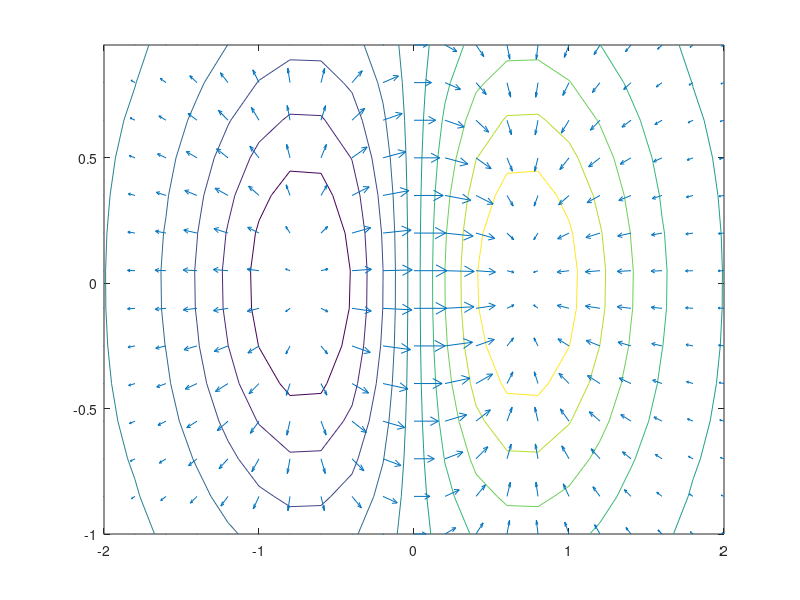

This chart was generated by the following MATLAB code: (Note: this script raises an error after producing the figure.)


clear;


x = -2: 0.2 : 2; 
y = (-1: 0.15 : 1)';
z = x .* exp(-x.^2 - y.^2);
[px,py] = gradient(z, 0.2, 0.2);
contour(x,y,z), hold on
quiver(x,y,px,py), hold off




%g123 sdf sdsdf


X(:, :, 1) = [
    1, 2;
    3, 4;
    5, 6
];

X(:, :, 2) = [
    11, 12;
    13, 14;
    15, 16
];

X(:, :, 3) = [
    111, 112;
    113, 114;
    115, 116
];

X(:, :, 4) = [
    1111, 1112;
    1113, 1114;
    1115, 1116
];

x{1} = [8, 9]; 
x{2} = [10, 20, 30, 40];


rc = cell_md_dot(X, x);



for i = 1:4
    r(:,i) = X(:,:,i) * x{1}';
end

rr = r * x{2}';

function X = cell_md_dot(X,x)
    % initialize dimensions
    DIM = (1:numel(x)) + ndims(X) - numel(x);
    
    % compute dot product using recursive sums (and bsxfun)
    for d = 1:numel(x)
        s         = ones(1,ndims(X));
        s(DIM(d)) = numel(x{d});
        X         = bsxfun(@times,X,reshape(full(x{d}),s));
        X         = sum(X,DIM(d));
    end
    
    % eliminate singleton dimensions
    X = squeeze(X);
end 



